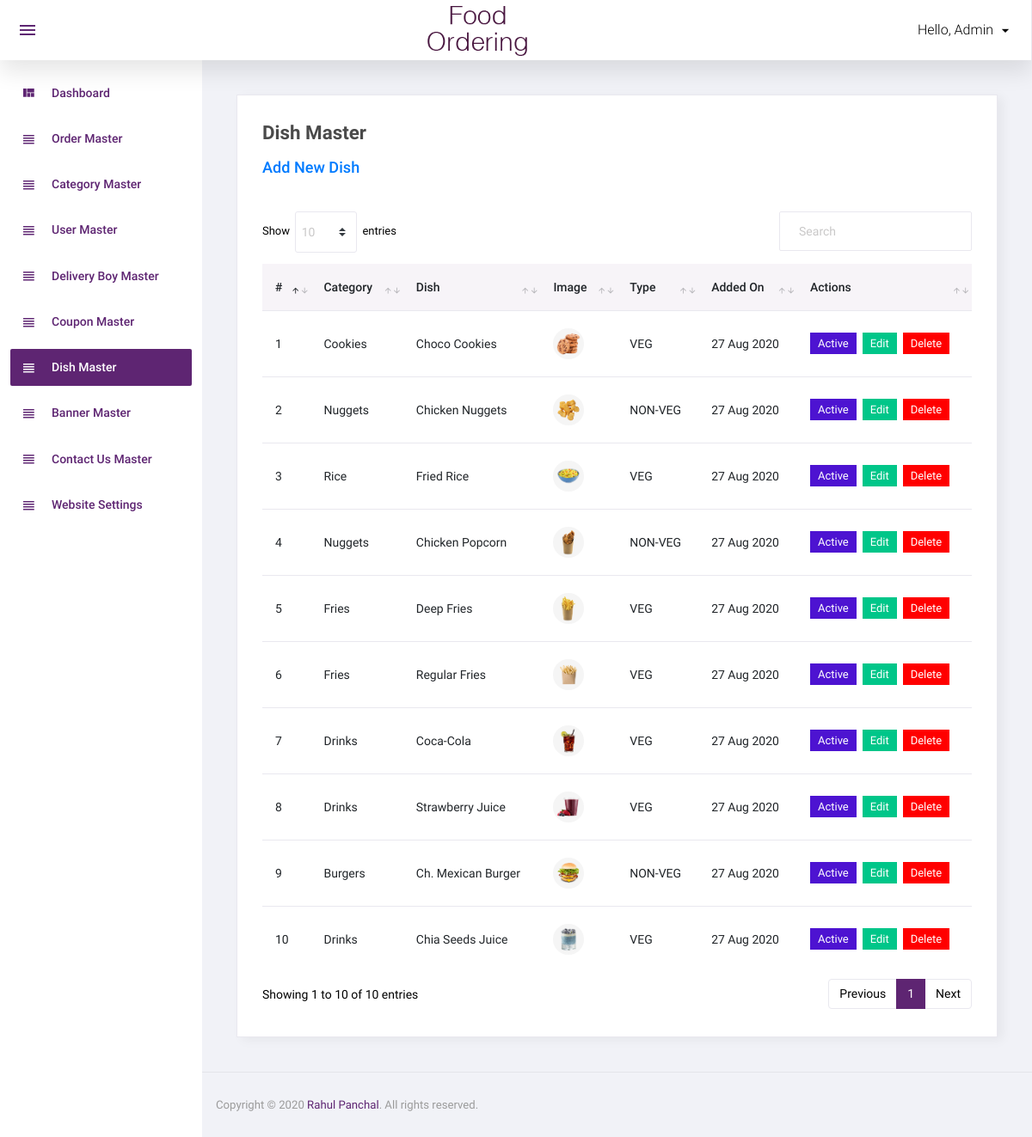
Page /admin/dish.php (signed in) on the committed database.
### tables this page shows
CREATE TABLE `dish` (
  `d_id` int(11) NOT NULL,
  `d_c_id` int(11) NOT NULL,
  `d_dish` varchar(100) NOT NULL,
  `d_dish_detail` text NOT NULL,
  `d_status` int(11) NOT NULL,
  `d_added_on` datetime NOT NULL,
  `d_image` varchar(100) NOT NULL,
  `d_type` enum('veg','non-veg') NOT NULL
);

CREATE TABLE `categories` (
  `c_id` int(11) NOT NULL,
  `c_name` varchar(100) NOT NULL,
  `c_order` int(11) NOT NULL,
  `c_status` int(11) NOT NULL,
  `c_added_on` datetime NOT NULL
);

### admin/dish.php (the view, shortened to what this page needs)
<?php
include("top.inc.php");
$sql = "select dish.*, categories.c_name from dish, categories where dish.d_c_id = categories.c_id order by dish.d_id desc";
$res = mysqli_query($con, $sql);
?>
<div class="card">
    <div class="card-body">
        <h4 class="card-title">Dish Master</h4>
        <a href="manage_dish.php"><h5 class="manage-text">Add New Dish</h5></a>
        <div class="row">
            <div class="col-12">
                <div class="table-responsive">
                    <table id="order-listing" class="table">
                        <thead>
                            <tr>
                                <th>#</th>
                                <th>Category</th>
                                <th>Dish</th>
                                <th>Image</th>
                                <th>Type</th>
                                <th>Added On</th>
                                <th>Actions</th>
                            </tr>
                        </thead>
                        <tbody>
                            <?php
                                if(mysqli_num_rows($res)>0) {
                                $i = 1;
                                while($row = mysqli_fetch_assoc($res)) {
                            ?>
                            <tr>
                                <td><?php echo $i ?></td>
                                <td><?php echo $row['c_name'] ?></td>
                                <td><?php echo $row['d_dish'] ?></td>
                                <td><a target="_blank" href="<?php echo IMAGE_DISPLAY_PATH.$row['d_image'] ?>"><img src="<?php echo IMAGE_DISPLAY_PATH.$row['d_image'] ?>" /></a></td>
                                <td><?php echo strtoupper($row['d_type']) ?></td>
                                <td>
                                        <?php
                                                $dateStr = strtotime($row['d_added_on']);
                                                echo date('d M Y', $dateStr);
                                        ?>
                                </td>
                                <td>
                                        <?php
                                        if($row['d_status']==1){
                                                ?>
                                                <a href="?type=deactive&d_id=<?php echo $row['d_id']; ?>"><label class="badge badge-info">Active</label></a>&nbsp;
                                                <?php
                                        } else {
                                                ?>
                                                <a href="?type=active&d_id=<?php echo $row['d_id']; ?>"><label class="badge badge-danger">Deactive</label></a>&nbsp;
                                                <?php
                                        }
                                        ?>
                                        <a href="manage_dish.php?d_id=<?php echo $row['d_id'] ?>"><label class="badge badge-success">Edit</label></a>&nbsp;
                                        <a href="?type=delete&d_id=<?php echo $row['d_id']; ?>"><label class="badge badge-danger delete_red">Delete</label></a>
                                </td>
                            </tr>
                            <?php
                                $i++; }  }
                                else {
                                        ?>
                                        <td colspan="6" class="text-center">No Records Found</td>
                                        <?php
                                }
                            ?>
                        </tbody>
                    </table>
                </div>
            </div>
        </div>
    </div>
</div>
<?php include("footer.inc.php"); ?>

### admin/assets/css/custom-css.css (style rules this page uses)
.delete_red { background-color: red !important; }
.badge { cursor: pointer; }
.manage-text { margin-bottom: 2.5rem; }

### rows in the picture
dish: categories.c_name "Cookies", d_dish "Choco Cookies", d_image (picture), d_type "VEG", d_added_on "27 Aug 2020"
dish: categories.c_name "Nuggets", d_dish "Chicken Nuggets", d_image (picture), d_type "NON-VEG", d_added_on "27 Aug 2020"
dish: categories.c_name "Rice", d_dish "Fried Rice", d_image (picture), d_type "VEG", d_added_on "27 Aug 2020"
dish: categories.c_name "Nuggets", d_dish "Chicken Popcorn", d_image (picture), d_type "NON-VEG", d_added_on "27 Aug 2020"
dish: categories.c_name "Fries", d_dish "Deep Fries", d_image (picture), d_type "VEG", d_added_on "27 Aug 2020"
dish: categories.c_name "Fries", d_dish "Regular Fries", d_image (picture), d_type "VEG", d_added_on "27 Aug 2020"
dish: categories.c_name "Drinks", d_dish "Coca-Cola", d_image (picture), d_type "VEG", d_added_on "27 Aug 2020"
dish: categories.c_name "Drinks", d_dish "Strawberry Juice", d_image (picture), d_type "VEG", d_added_on "27 Aug 2020"
dish: categories.c_name "Burgers", d_dish "Ch. Mexican Burger", d_image (picture), d_type "NON-VEG", d_added_on "27 Aug 2020"
dish: categories.c_name "Drinks", d_dish "Chia Seeds Juice", d_image (picture), d_type "VEG", d_added_on "27 Aug 2020"

### other values in the picture
$_SESSION["a_name"] "Admin"
